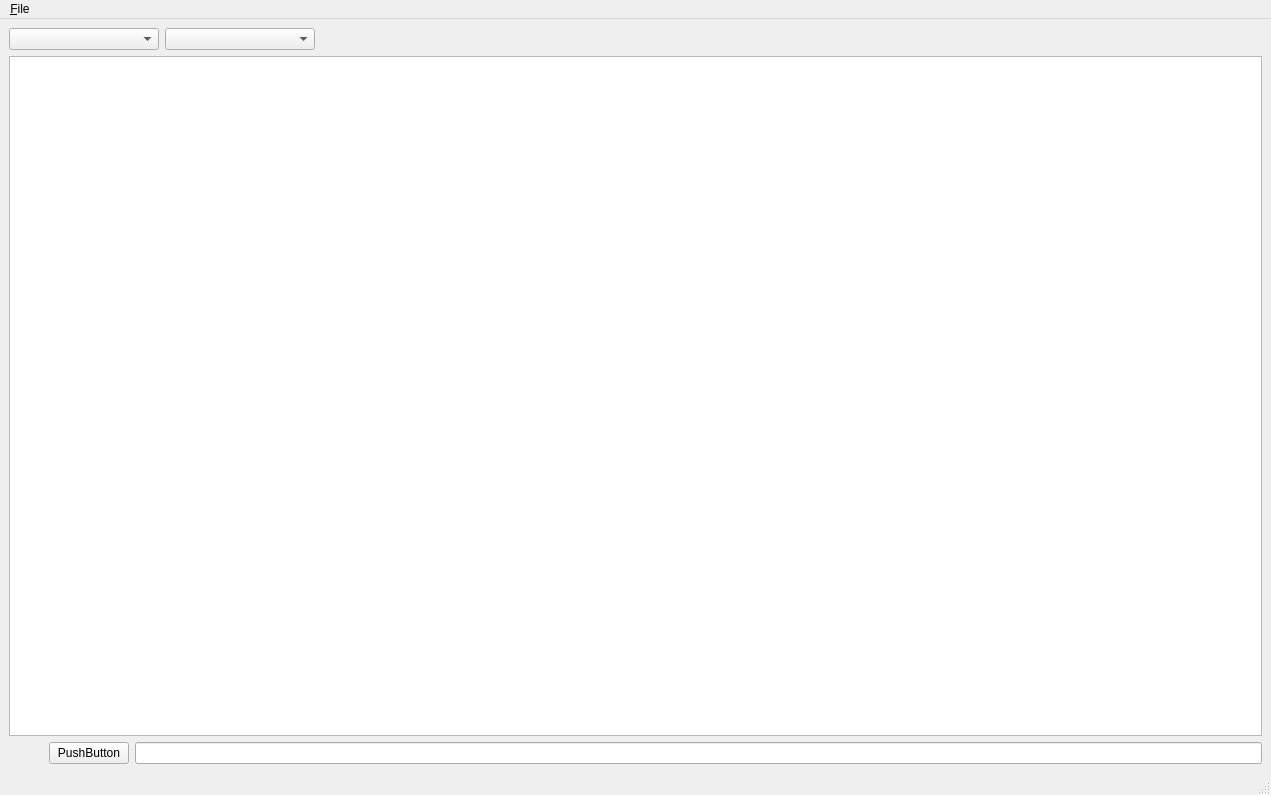
<?xml version="1.0" encoding="UTF-8"?>
<ui version="4.0">
 <class>embedonix::trading_tax_calculator::qt::MainWindow</class>
 <widget class="QMainWindow" name="embedonix::trading_tax_calculator::qt::MainWindow">
  <property name="geometry">
   <rect>
    <x>0</x>
    <y>0</y>
    <width>1271</width>
    <height>795</height>
   </rect>
  </property>
  <property name="windowTitle">
   <string>MainWindow</string>
  </property>
  <widget class="QWidget" name="centralwidget">
   <property name="sizePolicy">
    <sizepolicy hsizetype="Maximum" vsizetype="Maximum">
     <horstretch>0</horstretch>
     <verstretch>0</verstretch>
    </sizepolicy>
   </property>
   <layout class="QHBoxLayout" name="horizontalLayout_5">
    <item>
     <layout class="QVBoxLayout" name="verticalLayout">
      <item>
       <layout class="QHBoxLayout" name="horizontalLayout">
        <item>
         <widget class="QComboBox" name="comboBoxYears">
          <property name="minimumSize">
           <size>
            <width>150</width>
            <height>0</height>
           </size>
          </property>
         </widget>
        </item>
        <item>
         <widget class="QComboBox" name="comboBox">
          <property name="minimumSize">
           <size>
            <width>150</width>
            <height>0</height>
           </size>
          </property>
         </widget>
        </item>
        <item>
         <spacer name="horizontalSpacer">
          <property name="orientation">
           <enum>Qt::Orientation::Horizontal</enum>
          </property>
          <property name="sizeHint" stdset="0">
           <size>
            <width>40</width>
            <height>20</height>
           </size>
          </property>
         </spacer>
        </item>
       </layout>
      </item>
      <item>
       <layout class="QHBoxLayout" name="horizontalLayout_2">
        <item>
         <widget class="QTableView" name="tableViewResults">
          <property name="alternatingRowColors">
           <bool>true</bool>
          </property>
          <property name="wordWrap">
           <bool>false</bool>
          </property>
         </widget>
        </item>
       </layout>
      </item>
      <item>
       <layout class="QHBoxLayout" name="horizontalLayout_4" stretch="0,0,8">
        <item>
         <spacer name="horizontalSpacer_2">
          <property name="orientation">
           <enum>Qt::Orientation::Horizontal</enum>
          </property>
          <property name="sizeHint" stdset="0">
           <size>
            <width>40</width>
            <height>20</height>
           </size>
          </property>
         </spacer>
        </item>
        <item>
         <widget class="QPushButton" name="pushButton">
          <property name="text">
           <string>PushButton</string>
          </property>
         </widget>
        </item>
        <item>
         <widget class="QLineEdit" name="lineEdit_2">
          <property name="minimumSize">
           <size>
            <width>300</width>
            <height>0</height>
           </size>
          </property>
         </widget>
        </item>
       </layout>
      </item>
     </layout>
    </item>
   </layout>
  </widget>
  <widget class="QMenuBar" name="menubar">
   <property name="geometry">
    <rect>
     <x>0</x>
     <y>0</y>
     <width>1271</width>
     <height>22</height>
    </rect>
   </property>
   <widget class="QMenu" name="menu_File">
    <property name="title">
     <string>&amp;File</string>
    </property>
    <addaction name="action_Open"/>
   </widget>
   <addaction name="menu_File"/>
  </widget>
  <widget class="QStatusBar" name="statusbar"/>
  <action name="action_Open">
   <property name="text">
    <string>&amp;Open...</string>
   </property>
   <property name="shortcut">
    <string>Ctrl+O</string>
   </property>
  </action>
 </widget>
 <resources/>
 <connections/>
</ui>
